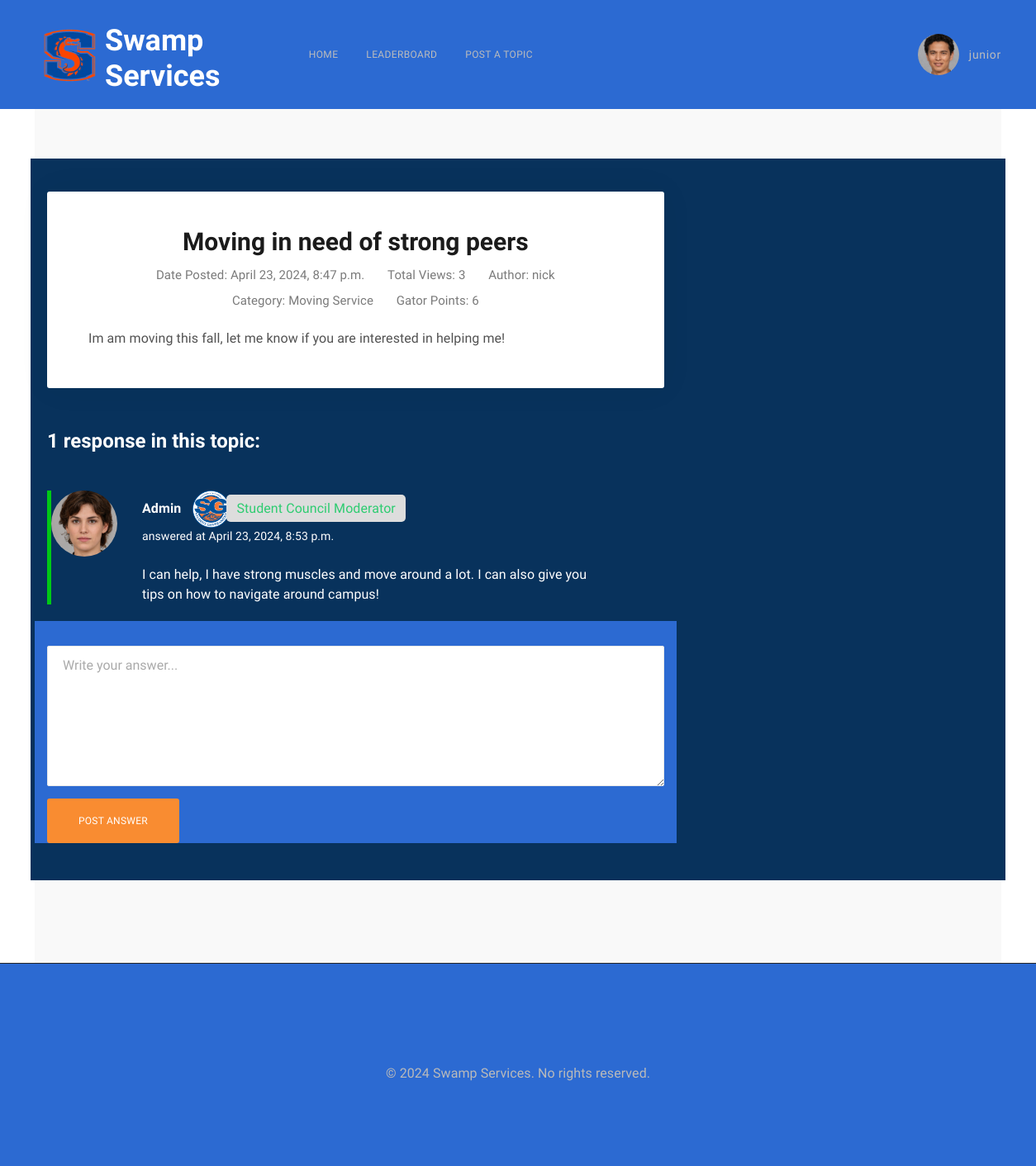
Screenshot of /topic/22/ (signed in) with the database file from the repository.
### forum/models.py (models this page shows, shortened)
class Author(models.Model):
    user = models.OneToOneField(User, on_delete = models.CASCADE)
    profile_pic = models.ImageField(default="gator-mascot-head-vector.png", null=True, blank=True)
    is_moderator = models.BooleanField(default=False)
    bio = models.TextField(max_length=150, blank=True)  # bio field

class UserPost(models.Model):
    author = models.ForeignKey(Author, on_delete=models.CASCADE, null=True)
    category = models.CharField(max_length=25, null=True)
    title = models.CharField(max_length=30, null=True)
    description = models.TextField(max_length=500, null=True)
    date_created = models.DateTimeField(auto_now_add=True, null=True)
    gatorpnts = models.IntegerField(null=True)
    is_open = models.BooleanField(default=True)
    def __str__(self):
        return self.title
    @property
    def topic_view_count(self):
        return TopicView.objects.filter(user_post=self).count()

class Answer(models.Model):
    user_post = models.ForeignKey(UserPost, on_delete=models.CASCADE)
    user = models.ForeignKey(User, on_delete = models.CASCADE)
    content = models.TextField(max_length=500)
    date_created = models.DateTimeField(auto_now_add=True, null=True)
    accepted = models.BooleanField(default=False)
    gatorpnts = models.IntegerField(null=True)

### forum/views.py (the view)
# urls.py: path('topic/<int:pk>/', views.postTopic, name='topic-detail'),
@login_required(login_url='login')
def postTopic(request, pk):
    post_topic = get_object_or_404(UserPost, pk=pk)
    if request.user.is_authenticated:
        TopicView.objects.get_or_create(user=request.user, user_post=post_topic)
    answers = Answer.objects.filter(user_post = post_topic)
    gatorpnts = UserPost.objects.get(title=post_topic).gatorpnts
    answer_form = AnswerForm(request.POST or None)
    if request.method == "POST":
        if answer_form.is_valid():
            content = request.POST.get('content')
            ans = Answer.objects.create(user_post=post_topic, user=request.user, content=content, gatorpnts=gatorpnts)
            ans.save()
            return HttpResponseRedirect(post_topic.get_absolute_url())
    else:
        answer_form = AnswerForm()
    context = {
        'topic':post_topic,
        'answers':answers,
        'answer_form':answer_form,
        'is_moderator': request.user.author.is_moderator,  # Pass moderator status
        'post_is_open': post_topic.is_open,  # Pass post status
        'gatorpnts':gatorpnts,
    }
    for answer in answers:
        answer.accept_answer_url = reverse('accept_answer', kwargs={'pk': answer.pk})
        context['answers'] = answers  # Update the context with modified answers
    return render(request, 'topic-detail.html', context)

### forum/forms.py
class AnswerForm(forms.ModelForm):
    content = forms.CharField(label="", widget=forms.Textarea(attrs={
        'class':'form-control form-control-style-3',
        'placeholder':'Write your answer...',
        'rows':'8',
        'cols':'50',
    }))
    class Meta:
        model = Answer
        fields = ['content',]

### templates/topic-detail.html (shortened to what this page needs)
{% extends "base.html" %}
{% load static %}
{% block content %}
<div class="container">
    <div class="dx-box-1 pb-100 bg-grey-6">
        <div class="container">
            <div class="row vertical-gap md-gap">
                <div class="col-lg-8">
                    <div class="dx-blog-post dx-box dx-box-decorated">
                        <div class="dx-blog-post-box">
                            <h1 class="h3 dx-blog-post-title" style="text-align:center">{{ topic.title }}</h1>
                            <ul class="dx-blog-post-info" style="text-align:center">
                                <li>Date Posted: {{ topic.date_created }}</li>
                                <li>Total Views: {{ topic.topic_view_count }}</li>
                                <li>Author: {{ topic.author.user }}</li>
                                <li>Category: {{topic.category}} </li>
                                <li>Gator Points: {{topic.gatorpnts}}</li>
                            </ul>
                            <p class="mnb-2">{{ topic.description }}</p>
                        </div>
                    </div>
                    <div class="dx-box mt-55">
                        {% if  answers.count > 0 %}
                        <h2 class="h4 mb-45" style="color:white">{{ answers.count }} response{{ answers|pluralize }} in this topic: </h2>
                        {% else %}
                        <h2 class="h4 mb-45" style="color:white; font-weight:500; text-align:center">Be the first to reply to this topic.</h2>
                        {% endif %}
                        {% for answer in answers %}
                        <div class="dx-comment {% if answer.accepted %}accepted-answer{% endif %}">
                            <div>
                                <div class="dx-comment-img">
                                    <img src="{{ answer.user.author.profile_pic.url }}" alt="" class="rounded-circle">
                                </div>
                                <div class="dx-comment-cont">
                                    <p class="dx-comment-info">
                                        <span class="dx-comment-name" style="color:white; font-weight:600">{{ answer.user|capfirst }}</span>
                                        {% if answer.user.author.is_moderator %}
                                        <span class="dx-comment-profession">
                                            <img src="{% static 'images/SG-Logo-Color.png' %}" style="width:45px;" alt="">
                                            <span class="label-moderator">Student Council Moderator</span>
                                        </span>
                                        {% else %}
                                        <span class="dx-comment-profession">
                                            <img src="{% static '../static/images/gator-mascot-head-vector.png' %}" style="width:45px;" alt="">
                                            <span class="label-user">General User</span>
                                        </span>
                                        {% endif %}
                                        <span class="dx-comment-date" style="color:white; text-align:left">
                                            answered at {{ answer.date_created }}
                                        </span>
                                    </p>
                                    <div class="dx-comment-text" style="color:white">
                                        <p class="mb-0">{{ answer.content }}</p>
                                    </div>
                                </div>
                            </div>
                        </div>
                        {% endfor %}
                        {% if post_is_open %}
                        <form action="" method="POST" class="dx-form mt-50 mb-45">
                            <div class="row vertical-gap">
                                <div class="col-12">
                                    {{ answer_form }}
                                    <input type="submit" class="dx-btn dx-btn-lg" value="Post Answer">
                                </div>
                            </div>
                        </form>
                        {% else %}
                        <p class="text-center" style="color:white; font-weight:500;">This post is closed for replies.</p>
                        {% endif %}
                    </div>
                </div>
            </div>
        </div>
    </div>
</div>
{% endblock content %}

### templates/header.html (shortened to what this page needs)
{% load static %}
<html lang="en">
<head>
    <link rel="stylesheet" href="{% static 'vendor/bootstrap/dist/css/bootstrap.min.css' %}">
    <link rel="stylesheet" href="{% static 'vendor/fancybox/dist/jquery.fancybox.min.css' %}">
    <link rel="stylesheet" href="{% static 'vendor/pixeden-stroke-7-icon/pe-icon-7-stroke/dist/pe-icon-7-stroke.min.css' %}">
    <link rel="stylesheet" type="text/css" href="{% static 'vendor/swiper/dist/css/swiper.min.css' %}">
    <link rel="stylesheet" type="text/css" href="{% static 'vendor/bootstrap-select/dist/css/bootstrap-select.min.css' %}">
    <link rel="stylesheet" type="text/css" href="{% static 'vendor/dropzone/dist/min/dropzone.min.css' %}">
    <link rel="stylesheet" type="text/css" href="{% static 'vendor/quill/dist/quill.snow.css' %}">
    <link rel="stylesheet" href="{% static 'css/amdesk.min.css' %}">
    <link rel="stylesheet" href="{% static 'css/custom.css' %}">
</head>
<body>
    <nav
        class="dx-navbar dx-navbar-top dx-navbar-collapse dx-navbar-sticky dx-navbar-expand-lg dx-navbar-dropdown-triangle dx-navbar-autohide">
        <div class="container">
            <a href="{% url 'home' %}" class="dx-nav-logo">
                <img src="{% static '../static/images/swamp-services-logo.png' %}" alt="" width="85" height="85">
                <h2 class="text-white" style="margin-top:0px; padding-top:10px; margin-bottom:0;">Swamp Services</h2>
            </a>
            <div class="dx-navbar-content">
                <ul class="dx-nav dx-nav-align-left">
                    <li class="dx-drop-item">
                        <a href="{% url 'home' %}">
                            Home
                        </a>
                    </li>
                    <li class="dx-drop-item">
                        <a href="{% url 'blog' %}">
                            Leaderboard
                        </a>
                    </li>
                    <li class="dx-drop-item">
                        <a href="{% url 'user-post' %}">
                            Post A Topic
                        </a>
                    </li>
                </ul>
                <ul class="dx-nav dx-nav-align-right">
                    {% if user.is_authenticated %}
                    <li>
                        <div class="dropdown dx-dropdown dx-dropdown-signin">
                            <a class="dx-nav-signin" href="account.html" role="button" id="dropdownSignin" data-toggle="dropdown" aria-haspopup="true" aria-expanded="false">
                                <span class="dx-nav-signin-img"><img src="{{ user.author.profile_pic.url }}" alt=""></span>
                                <span class="dx-nav-signin-name">{{ user.username }}</span>
                            </a>
                        </div>
                    </li>
                    {% endif %}
                </ul>
            </div>
        </div>
    </nav>

### static/css/custom.css (style rules this page uses)
body { overflow-x: hidden !important; }
.dx-form .form-control-style-3 { margin-bottom: 15px; }
.dx-dropdown.dx-dropdown-signin>a::before, .dx-dropdown.dx-dropdown-signin>button::before { margin-left: -30px; }
.dx-blog-post .dx-blog-post-box { padding-left: 50px; padding-right: 50px; }
.dx-comment .dx-comment-img+.dx-comment-cont { width: 75%; }
.dx-comment .dx-comment-cont .dx-comment-name { top: 0px; }
.dx-comment-profession { margin-left: 10px; }
.label-moderator { background-color: #ddd; padding: 7px 12px; border-radius: 5px; margin-left: -8px; color: #2ecc71; }
div { overflow-wrap: break-word; word-wrap: break-word; }
p { overflow-wrap: break-word; word-wrap: break-word; }
span { overflow-wrap: break-word ; text-align: center; }
h1 { overflow-wrap: break-word; }
.dx-navbar-top { background-color: #2C6AD2; }
.dx-box-1 { background-color: #2C6AD2; }
.dx-nav-logo { background-color: #2C6AD2; }
.dx-btn { background-color: #F98C31; }
.vertical-gap { background-color: #2C6AD2; }
.md-gap { background-color: #08325C; }
.accepted-answer { border-left: 5px solid #00C915; }

### rows the page displays
UserPost: title "Moving in need of strong peers", date_created "April 23, 2024, 8:47 p.m.", topic_view_count "3", author.user "nick", category "Moving Service", gatorpnts "6", description "Im am moving this fall, let me know if you are interested in helping me!"
Answer: user.author.profile_pic (picture), user "Admin", date_created "April 23, 2024, 8:53 p.m.", content "I can help, I have strong muscles and move around a lot. I can also give you tips on how to navigate around campus!"

### other values shown
{{ user.username }} "junior"
{{ answers.count }} "1"
